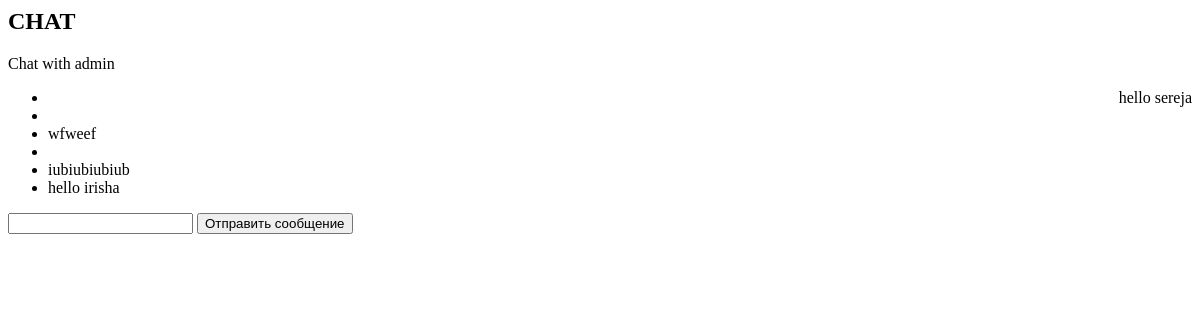
/chat/open_chat/1 (signed in), run on an earlier commit of the app's database.
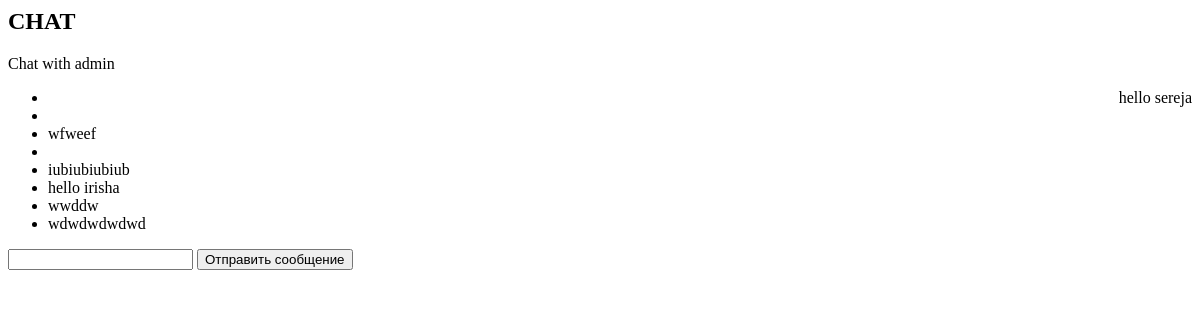
And on a later commit of the database.
### chat/models.py (models this page shows, shortened)
class ChatMessage(models.Model):
    msg_from = models.ForeignKey(User, on_delete=models.SET_NULL, related_name="outgoing_messages", null=True)
    msg_to = models.ForeignKey(User, on_delete=models.SET_NULL, related_name="incoming_messages", null=True)
    publicated_at = models.DateTimeField(default=timezone.now, blank=True)
    text = models.TextField()
    deleted = models.BooleanField(default=False)
    created_at = models.DateTimeField(auto_now_add=True)

### chat/views.py (the view)
# urls.py: path("open_chat/<int:user_id>", views.open_chat, name="open_chat"),
@login_required()
def open_chat(request, user_id):
    messages = ChatMessage.objects.filter(Q(msg_from=request.user, msg_to=user_id) | Q(msg_from=user_id, msg_to=request.user))
    if user_id == request.user.pk:
        raise HTTPError(404)
    companion = get_object_or_404(User, pk=user_id)
    message_data = MessageSerializer(messages, many=True)
    companion_data = UserSerializer(companion)
    data = {
        "messages": message_data.data,
        "companion": companion_data.data,
    }
    response = render(request, "chat/index.html", {"messages":messages, "companion":companion, "data":data})
    response.set_cookie(key="secret_key", value=request.user.id)
    return response

### chat/serializers.py (called while the page is built)
    def to_representation(self, instance):
        data = super().to_representation(instance)
        if (instance.deleted):
            data["text"] = None
            data["chatimage_set"] = []
        return data

    def to_representation(self, instance):
        data = super().to_representation(instance)
        return data

### chat/templates/chat/index.html (shortened to what this page needs)
{% load static %}
<h2>CHAT</h2>
<div>Chat with {{ companion.username }}</div>
<ul>
    {% for msg in messages %}
    <li>
        <div style="text-align:{% if companion.id == msg.msg_from.id %}left;{% else %}right;{% endif %}">
            {{ msg.text }}
        </div>
    </li>
    {% endfor %}
</ul>
<form id="form">
    <input type="text" id="input">
    <button type="submit">Отправить сообщение</button>
</form>

What changed in the data, as far as the page shows it:
added ChatMessage: text "wwddw"
added ChatMessage: text "wdwdwdwdwd"
